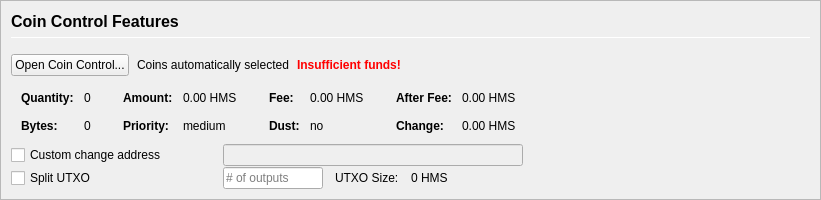
         <widget class="QFrame" name="frameCoinControl">
          <property name="sizePolicy">
           <sizepolicy hsizetype="Expanding" vsizetype="Expanding">
            <horstretch>0</horstretch>
            <verstretch>0</verstretch>
           </sizepolicy>
          </property>
          <property name="maximumSize">
           <size>
            <width>16777215</width>
            <height>16777215</height>
           </size>
          </property>
          <property name="frameShape">
           <enum>QFrame::StyledPanel</enum>
          </property>
          <property name="frameShadow">
           <enum>QFrame::Sunken</enum>
          </property>
          <layout class="QVBoxLayout" name="verticalLayoutCoinControl2">
           <property name="spacing">
            <number>0</number>
           </property>
           <property name="leftMargin">
            <number>0</number>
           </property>
           <property name="topMargin">
            <number>0</number>
           </property>
           <property name="rightMargin">
            <number>0</number>
           </property>
           <property name="bottomMargin">
            <number>0</number>
           </property>
           <item>
            <widget class="QFrame" name="frameCoinControl_BG">
             <layout class="QVBoxLayout" name="verticalLayoutCoinControl" stretch="0,0,0,0,0,0">
              <property name="spacing">
               <number>1</number>
              </property>
              <property name="leftMargin">
               <number>10</number>
              </property>
              <property name="topMargin">
               <number>10</number>
              </property>
              <item>
               <layout class="QHBoxLayout" name="horizontalLayoutCoinControl1">
                <property name="bottomMargin">
                 <number>15</number>
                </property>
                <item>
                 <layout class="QVBoxLayout" name="verticalLayout_3">
                  <property name="spacing">
                   <number>6</number>
                  </property>
                  <item>
                   <widget class="QLabel" name="labelCoinControlFeatures">
                    <property name="sizePolicy">
                     <sizepolicy hsizetype="Preferred" vsizetype="Maximum">
                      <horstretch>0</horstretch>
                      <verstretch>0</verstretch>
                     </sizepolicy>
                    </property>
                    <property name="minimumSize">
                     <size>
                      <width>0</width>
                      <height>20</height>
                     </size>
                    </property>
                    <property name="font">
                     <font>
                      <pointsize>12</pointsize>
                      <weight>75</weight>
                      <bold>true</bold>
                     </font>
                    </property>
                    <property name="styleSheet">
                     <string notr="true">font-weight:bold;</string>
                    </property>
                    <property name="text">
                     <string>Coin Control Features</string>
                    </property>
                   </widget>
                  </item>
                  <item>
                   <widget class="Line" name="line">
                    <property name="minimumSize">
                     <size>
                      <width>0</width>
                      <height>1</height>
                     </size>
                    </property>
                    <property name="maximumSize">
                     <size>
                      <width>16777215</width>
                      <height>1</height>
                     </size>
                    </property>
                    <property name="orientation">
                     <enum>Qt::Horizontal</enum>
                    </property>
                   </widget>
                  </item>
                 </layout>
                </item>
               </layout>
              </item>
              <item>
               <layout class="QHBoxLayout" name="horizontalLayoutCoinControl2" stretch="0,0,0,0">
                <property name="spacing">
                 <number>8</number>
                </property>
                <property name="bottomMargin">
                 <number>10</number>
                </property>
                <item>
                 <widget class="QPushButton" name="pushButtonCoinControl">
                  <property name="styleSheet">
                   <string notr="true"/>
                  </property>
                  <property name="text">
                   <string>Open Coin Control...</string>
                  </property>
                  <property name="autoDefault">
                   <bool>false</bool>
                  </property>
                 </widget>
                </item>
                <item>
                 <widget class="QLabel" name="labelCoinControlAutomaticallySelected">
                  <property name="text">
                   <string>Coins automatically selected</string>
                  </property>
                  <property name="margin">
                   <number>5</number>
                  </property>
                 </widget>
                </item>
                <item>
                 <widget class="QLabel" name="labelCoinControlInsuffFunds">
                  <property name="font">
                   <font>
                    <weight>75</weight>
                    <bold>true</bold>
                   </font>
                  </property>
                  <property name="styleSheet">
                   <string notr="true">color:red;font-weight:bold;</string>
                  </property>
                  <property name="text">
                   <string>Insufficient funds!</string>
                  </property>
                  <property name="margin">
                   <number>5</number>
                  </property>
                 </widget>
                </item>
                <item>
                 <spacer name="horizontalSpacerCoinControl">
                  <property name="orientation">
                   <enum>Qt::Horizontal</enum>
                  </property>
                  <property name="sizeHint" stdset="0">
                   <size>
                    <width>40</width>
                    <height>1</height>
                   </size>
                  </property>
                 </spacer>
                </item>
               </layout>
              </item>
              <item>
               <widget class="QWidget" name="widgetCoinControl" native="true">
                <property name="sizePolicy">
                 <sizepolicy hsizetype="Preferred" vsizetype="Preferred">
                  <horstretch>0</horstretch>
                  <verstretch>0</verstretch>
                 </sizepolicy>
                </property>
                <property name="minimumSize">
                 <size>
                  <width>0</width>
                  <height>0</height>
                 </size>
                </property>
                <property name="styleSheet">
                 <string notr="true"/>
                </property>
                <layout class="QHBoxLayout" name="horizontalLayoutCoinControl5">
                 <property name="leftMargin">
                  <number>0</number>
                 </property>
                 <property name="topMargin">
                  <number>0</number>
                 </property>
                 <property name="rightMargin">
                  <number>0</number>
                 </property>
                 <property name="bottomMargin">
                  <number>0</number>
                 </property>
                 <item>
                  <layout class="QHBoxLayout" name="horizontalLayoutCoinControl3" stretch="0,0,0,1">
                   <property name="spacing">
                    <number>20</number>
                   </property>
                   <property name="topMargin">
                    <number>0</number>
                   </property>
                   <property name="bottomMargin">
                    <number>10</number>
                   </property>
                   <item>
                    <layout class="QFormLayout" name="formLayoutCoinControl1">
                     <property name="horizontalSpacing">
                      <number>10</number>
                     </property>
                     <property name="verticalSpacing">
                      <number>14</number>
                     </property>
                     <property name="leftMargin">
                      <number>10</number>
                     </property>
                     <property name="topMargin">
                      <number>4</number>
                     </property>
                     <property name="rightMargin">
                      <number>6</number>
                     </property>
                     <item row="0" column="0">
                      <widget class="QLabel" name="labelCoinControlQuantityText">
                       <property name="font">
                        <font>
                         <weight>75</weight>
                         <bold>true</bold>
                        </font>
                       </property>
                       <property name="text">
                        <string>Quantity:</string>
                       </property>
                       <property name="margin">
                        <number>0</number>
                       </property>
                      </widget>
                     </item>
                     <item row="0" column="1">
                      <widget class="QLabel" name="labelCoinControlQuantity">
                       <property name="cursor">
                        <cursorShape>IBeamCursor</cursorShape>
                       </property>
                       <property name="contextMenuPolicy">
                        <enum>Qt::ActionsContextMenu</enum>
                       </property>
                       <property name="text">
                        <string notr="true">0</string>
                       </property>
                       <property name="margin">
                        <number>0</number>
                       </property>
                       <property name="textInteractionFlags">
                        <set>Qt::LinksAccessibleByMouse|Qt::TextSelectableByKeyboard|Qt::TextSelectableByMouse</set>
                       </property>
                      </widget>
                     </item>
                     <item row="1" column="0">
                      <widget class="QLabel" name="labelCoinControlBytesText">
                       <property name="font">
                        <font>
                         <weight>75</weight>
                         <bold>true</bold>
                        </font>
                       </property>
                       <property name="text">
                        <string>Bytes:</string>
                       </property>
                      </widget>
                     </item>
                     <item row="1" column="1">
                      <widget class="QLabel" name="labelCoinControlBytes">
                       <property name="cursor">
                        <cursorShape>IBeamCursor</cursorShape>
                       </property>
                       <property name="contextMenuPolicy">
                        <enum>Qt::ActionsContextMenu</enum>
                       </property>
                       <property name="text">
                        <string notr="true">0</string>
                       </property>
                       <property name="textInteractionFlags">
                        <set>Qt::LinksAccessibleByMouse|Qt::TextSelectableByKeyboard|Qt::TextSelectableByMouse</set>
                       </property>
                      </widget>
                     </item>
                    </layout>
                   </item>
                   <item>
                    <layout class="QFormLayout" name="formLayoutCoinControl2">
                     <property name="horizontalSpacing">
                      <number>10</number>
                     </property>
                     <property name="verticalSpacing">
                      <number>14</number>
                     </property>
                     <property name="leftMargin">
                      <number>6</number>
                     </property>
                     <property name="topMargin">
                      <number>4</number>
                     </property>
                     <property name="rightMargin">
                      <number>6</number>
                     </property>
                     <item row="0" column="0">
                      <widget class="QLabel" name="labelCoinControlAmountText">
                       <property name="font">
                        <font>
                         <weight>75</weight>
                         <bold>true</bold>
                        </font>
                       </property>
                       <property name="text">
                        <string>Amount:</string>
                       </property>
                       <property name="margin">
                        <number>0</number>
                       </property>
                      </widget>
                     </item>
                     <item row="0" column="1">
                      <widget class="QLabel" name="labelCoinControlAmount">
                       <property name="cursor">
                        <cursorShape>IBeamCursor</cursorShape>
                       </property>
                       <property name="contextMenuPolicy">
                        <enum>Qt::ActionsContextMenu</enum>
                       </property>
                       <property name="text">
                        <string notr="true">0.00 HMS</string>
                       </property>
                       <property name="textInteractionFlags">
                        <set>Qt::LinksAccessibleByMouse|Qt::TextSelectableByKeyboard|Qt::TextSelectableByMouse</set>
                       </property>
                      </widget>
                     </item>
                     <item row="1" column="0">
                      <widget class="QLabel" name="labelCoinControlPriorityText">
                       <property name="font">
                        <font>
                         <weight>75</weight>
                         <bold>true</bold>
                        </font>
                       </property>
                       <property name="text">
                        <string>Priority:</string>
                       </property>
                      </widget>
                     </item>
                     <item row="1" column="1">
                      <widget class="QLabel" name="labelCoinControlPriority">
                       <property name="cursor">
                        <cursorShape>IBeamCursor</cursorShape>
                       </property>
                       <property name="contextMenuPolicy">
                        <enum>Qt::ActionsContextMenu</enum>
                       </property>
                       <property name="text">
                        <string>medium</string>
                       </property>
                       <property name="textInteractionFlags">
                        <set>Qt::LinksAccessibleByMouse|Qt::TextSelectableByKeyboard|Qt::TextSelectableByMouse</set>
                       </property>
                      </widget>
                     </item>
                    </layout>
                   </item>
                   <item>
                    <layout class="QFormLayout" name="formLayoutCoinControl3">
                     <property name="horizontalSpacing">
                      <number>10</number>
                     </property>
                     <property name="verticalSpacing">
                      <number>14</number>
                     </property>
                     <property name="leftMargin">
                      <number>6</number>
                     </property>
                     <property name="topMargin">
                      <number>4</number>
                     </property>
                     <property name="rightMargin">
                      <number>6</number>
                     </property>
                     <item row="0" column="0">
                      <widget class="QLabel" name="labelCoinControlFeeText">
                       <property name="font">
                        <font>
                         <weight>75</weight>
                         <bold>true</bold>
                        </font>
                       </property>
                       <property name="text">
                        <string>Fee:</string>
                       </property>
                       <property name="margin">
                        <number>0</number>
                       </property>
                      </widget>
                     </item>
                     <item row="0" column="1">
                      <widget class="QLabel" name="labelCoinControlFee">
                       <property name="cursor">
                        <cursorShape>IBeamCursor</cursorShape>
                       </property>
                       <property name="contextMenuPolicy">
                        <enum>Qt::ActionsContextMenu</enum>
                       </property>
                       <property name="text">
                        <string notr="true">0.00 HMS</string>
                       </property>
                       <property name="textInteractionFlags">
                        <set>Qt::LinksAccessibleByMouse|Qt::TextSelectableByKeyboard|Qt::TextSelectableByMouse</set>
                       </property>
                      </widget>
                     </item>
                     <item row="1" column="0">
                      <widget class="QLabel" name="labelCoinControlLowOutputText">
                       <property name="font">
                        <font>
                         <weight>75</weight>
                         <bold>true</bold>
                        </font>
                       </property>
                       <property name="text">
                        <string>Dust:</string>
                       </property>
                      </widget>
                     </item>
                     <item row="1" column="1">
                      <widget class="QLabel" name="labelCoinControlLowOutput">
                       <property name="cursor">
                        <cursorShape>IBeamCursor</cursorShape>
                       </property>
                       <property name="contextMenuPolicy">
                        <enum>Qt::ActionsContextMenu</enum>
                       </property>
                       <property name="text">
                        <string>no</string>
                       </property>
                       <property name="textInteractionFlags">
                        <set>Qt::LinksAccessibleByMouse|Qt::TextSelectableByKeyboard|Qt::TextSelectableByMouse</set>
                       </property>
                      </widget>
                     </item>
                    </layout>
                   </item>
                   <item>
                    <layout class="QFormLayout" name="formLayoutCoinControl4">
                     <property name="horizontalSpacing">
                      <number>10</number>
                     </property>
                     <property name="verticalSpacing">
                      <number>14</number>
                     </property>
                     <property name="leftMargin">
                      <number>6</number>
                     </property>
                     <property name="topMargin">
                      <number>4</number>
                     </property>
                     <property name="rightMargin">
                      <number>6</number>
                     </property>
                     <item row="0" column="0">
                      <widget class="QLabel" name="labelCoinControlAfterFeeText">
                       <property name="font">
                        <font>
                         <weight>75</weight>
                         <bold>true</bold>
                        </font>
                       </property>
                       <property name="text">
                        <string>After Fee:</string>
                       </property>
                       <property name="margin">
                        <number>0</number>
                       </property>
                      </widget>
                     </item>
                     <item row="0" column="1">
                      <widget class="QLabel" name="labelCoinControlAfterFee">
                       <property name="cursor">
                        <cursorShape>IBeamCursor</cursorShape>
                       </property>
                       <property name="contextMenuPolicy">
                        <enum>Qt::ActionsContextMenu</enum>
                       </property>
                       <property name="text">
                        <string notr="true">0.00 HMS</string>
                       </property>
                       <property name="textInteractionFlags">
                        <set>Qt::LinksAccessibleByMouse|Qt::TextSelectableByKeyboard|Qt::TextSelectableByMouse</set>
                       </property>
                      </widget>
                     </item>
                     <item row="1" column="0">
                      <widget class="QLabel" name="labelCoinControlChangeText">
                       <property name="font">
                        <font>
                         <weight>75</weight>
                         <bold>true</bold>
                        </font>
                       </property>
                       <property name="text">
                        <string>Change:</string>
                       </property>
                      </widget>
                     </item>
                     <item row="1" column="1">
                      <widget class="QLabel" name="labelCoinControlChange">
                       <property name="cursor">
                        <cursorShape>IBeamCursor</cursorShape>
                       </property>
                       <property name="contextMenuPolicy">
                        <enum>Qt::ActionsContextMenu</enum>
                       </property>
                       <property name="text">
                        <string notr="true">0.00 HMS</string>
                       </property>
                       <property name="textInteractionFlags">
                        <set>Qt::LinksAccessibleByMouse|Qt::TextSelectableByKeyboard|Qt::TextSelectableByMouse</set>
                       </property>
                      </widget>
                     </item>
                    </layout>
                   </item>
                  </layout>
                 </item>
                </layout>
               </widget>
              </item>
              <item>
               <layout class="QHBoxLayout" name="horizontalLayoutCoinControl4">
                <property name="spacing">
                 <number>12</number>
                </property>
                <property name="sizeConstraint">
                 <enum>QLayout::SetDefaultConstraint</enum>
                </property>
                <property name="topMargin">
                 <number>0</number>
                </property>
                <property name="rightMargin">
                 <number>0</number>
                </property>
                <item>
                 <widget class="QCheckBox" name="checkBoxCoinControlChange">
                  <property name="sizePolicy">
                   <sizepolicy hsizetype="Preferred" vsizetype="Preferred">
                    <horstretch>0</horstretch>
                    <verstretch>0</verstretch>
                   </sizepolicy>
                  </property>
                  <property name="minimumSize">
                   <size>
                    <width>200</width>
                    <height>0</height>
                   </size>
                  </property>
                  <property name="maximumSize">
                   <size>
                    <width>200</width>
                    <height>16777215</height>
                   </size>
                  </property>
                  <property name="toolTip">
                   <string>If this is activated, but the change address is empty or invalid, change will be sent to a newly generated address.</string>
                  </property>
                  <property name="text">
                   <string>Custom change address</string>
                  </property>
                 </widget>
                </item>
                <item>
                 <widget class="QValidatedLineEdit" name="lineEditCoinControlChange">
                  <property name="enabled">
                   <bool>false</bool>
                  </property>
                  <property name="sizePolicy">
                   <sizepolicy hsizetype="Preferred" vsizetype="Preferred">
                    <horstretch>0</horstretch>
                    <verstretch>0</verstretch>
                   </sizepolicy>
                  </property>
                  <property name="minimumSize">
                   <size>
                    <width>300</width>
                    <height>0</height>
                   </size>
                  </property>
                 </widget>
                </item>
                <item>
                 <widget class="QLabel" name="labelCoinControlChangeLabel">
                  <property name="sizePolicy">
                   <sizepolicy hsizetype="Preferred" vsizetype="Preferred">
                    <horstretch>0</horstretch>
                    <verstretch>0</verstretch>
                   </sizepolicy>
                  </property>
                  <property name="minimumSize">
                   <size>
                    <width>100</width>
                    <height>0</height>
                   </size>
                  </property>
                  <property name="text">
                   <string/>
                  </property>
                  <property name="margin">
                   <number>3</number>
                  </property>
                 </widget>
                </item>
               </layout>
              </item>
              <item>
               <layout class="QHBoxLayout" name="horizontalLayoutCoinControl6">
                <property name="spacing">
                 <number>12</number>
                </property>
                <property name="rightMargin">
                 <number>0</number>
                </property>
                <item>
                 <widget class="QCheckBox" name="splitBlockCheckBox">
                  <property name="sizePolicy">
                   <sizepolicy hsizetype="Preferred" vsizetype="Preferred">
                    <horstretch>0</horstretch>
                    <verstretch>0</verstretch>
                   </sizepolicy>
                  </property>
                  <property name="minimumSize">
                   <size>
                    <width>200</width>
                    <height>0</height>
                   </size>
                  </property>
                  <property name="maximumSize">
                   <size>
                    <width>200</width>
                    <height>16777215</height>
                   </size>
                  </property>
                  <property name="text">
                   <string>Split UTXO</string>
                  </property>
                 </widget>
                </item>
                <item>
                 <widget class="QLineEdit" name="splitBlockLineEdit">
                  <property name="sizePolicy">
                   <sizepolicy hsizetype="Preferred" vsizetype="Preferred">
                    <horstretch>50</horstretch>
                    <verstretch>0</verstretch>
                   </sizepolicy>
                  </property>
                  <property name="minimumSize">
                   <size>
                    <width>100</width>
                    <height>0</height>
                   </size>
                  </property>
                  <property name="maximumSize">
                   <size>
                    <width>100</width>
                    <height>16777215</height>
                   </size>
                  </property>
                  <property name="placeholderText">
                   <string># of outputs</string>
                  </property>
                 </widget>
                </item>
                <item>
                 <widget class="QLabel" name="labelBlockSizeText">
                  <property name="text">
                   <string>UTXO Size:</string>
                  </property>
                 </widget>
                </item>
                <item>
                 <widget class="QLabel" name="labelBlockSize">
                  <property name="text">
                   <string>0 HMS</string>
                  </property>
                 </widget>
                </item>
                <item>
                 <spacer name="horizontalSpacer_7">
                  <property name="orientation">
                   <enum>Qt::Horizontal</enum>
                  </property>
                  <property name="sizeHint" stdset="0">
                   <size>
                    <width>40</width>
                    <height>20</height>
                   </size>
                  </property>
                 </spacer>
                </item>
               </layout>
              </item>
              <item>
               <spacer name="verticalSpacerCoinControl">
                <property name="orientation">
                 <enum>Qt::Vertical</enum>
                </property>
                <property name="sizeHint" stdset="0">
                 <size>
                  <width>800</width>
                  <height>1</height>
                 </size>
                </property>
               </spacer>
              </item>
             </layout>
            </widget>
           </item>
          </layout>
         </widget>
